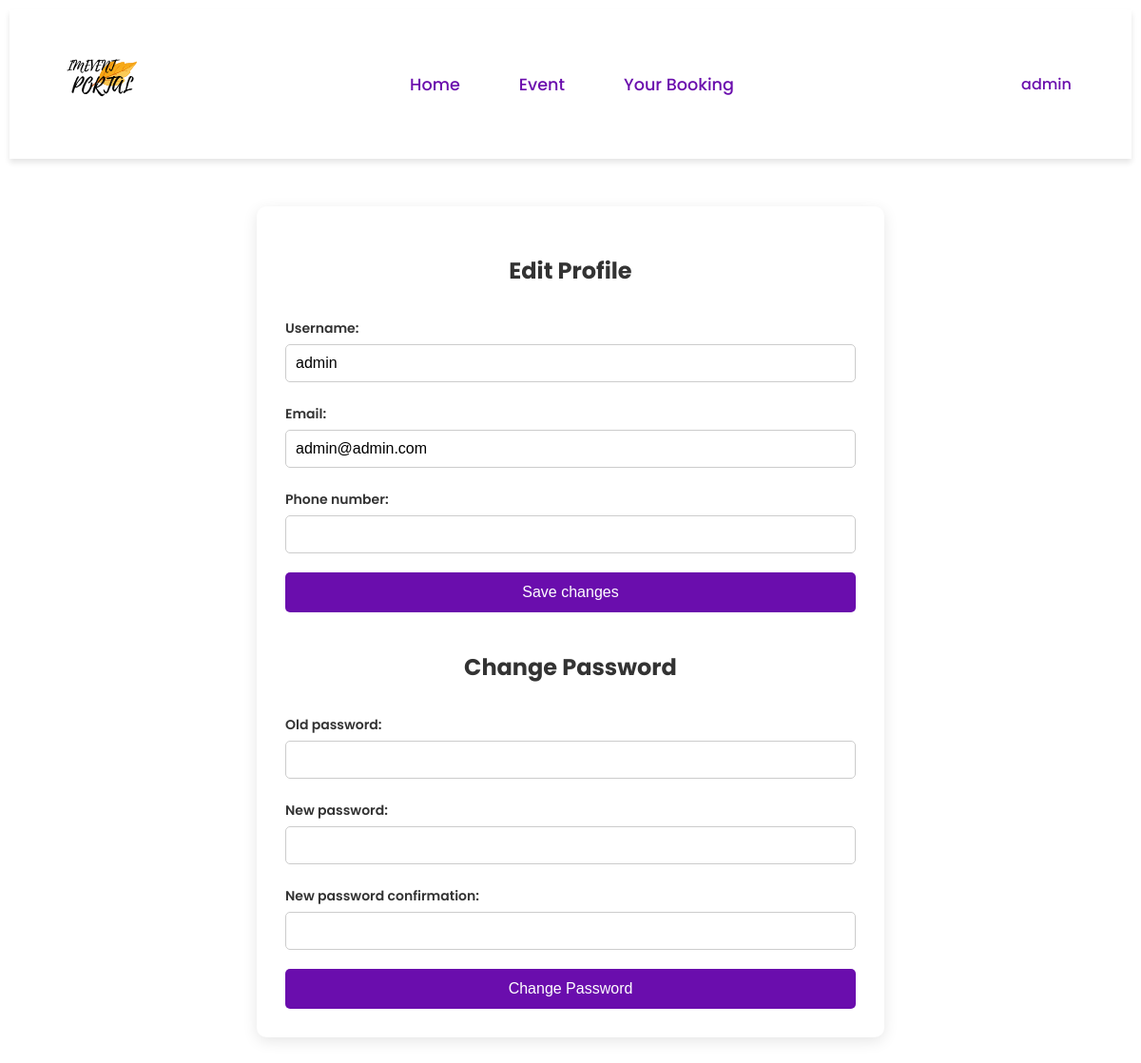
The page /editProfile/3 (signed in) on the database as committed earlier.
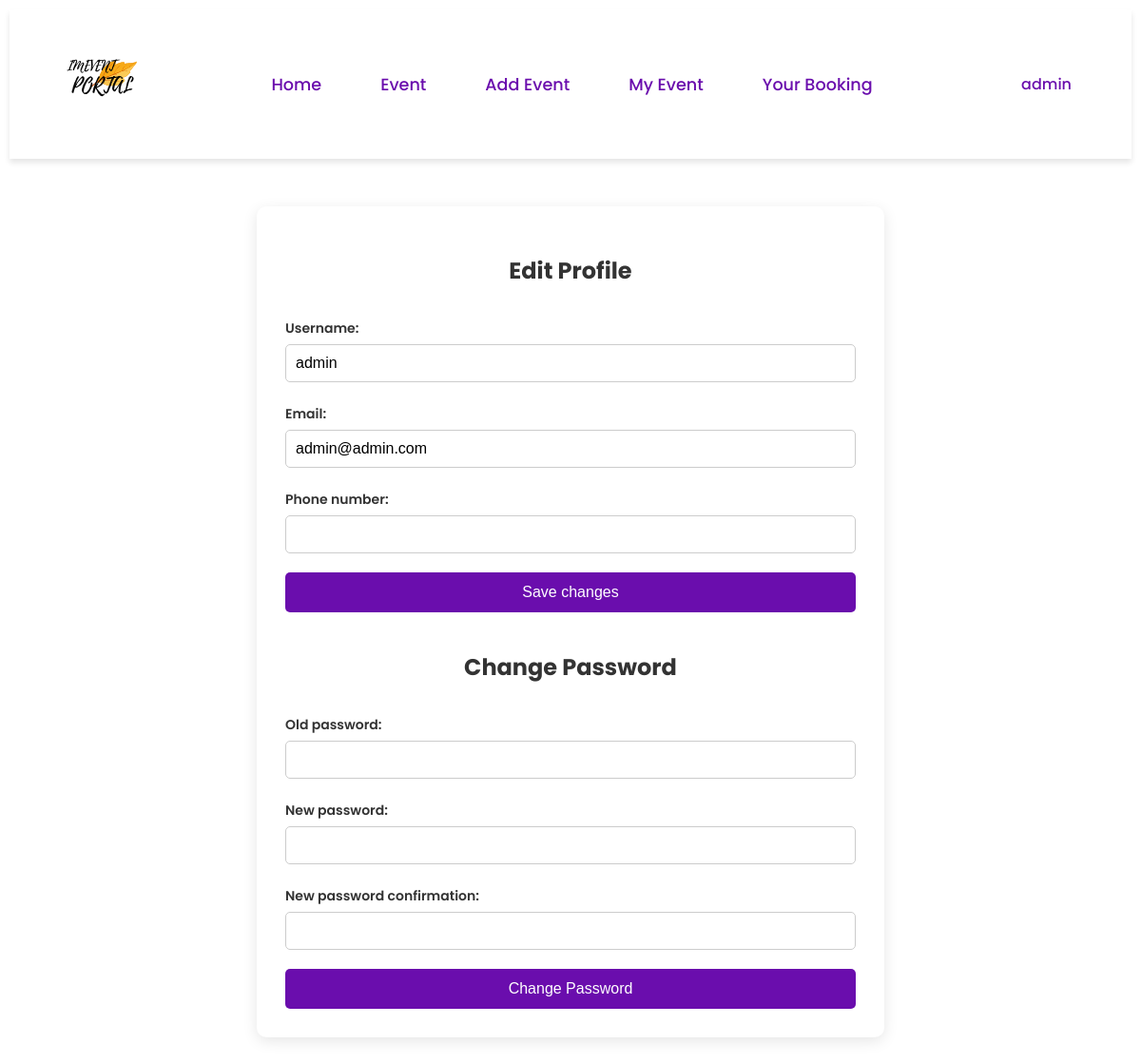
The same page on the database as committed later.
### Event/views.py (the view, shortened to what this page needs)
# urls.py: path('editProfile/<int:user_id>', views.edit_profile, name='edit_profile'),
def edit_profile(request, user_id):
    profile = CustomUserChangeForm(instance=request.user)
    password = CustomPasswordChangeForm(user=request.user)
    if request.method == 'GET':
        return render(request, 'editprofile.html', {"user": profile, "password": password})
    return render(request, 'editprofile.html', {"user": profile, "password": password})

### Event/forms.py (shortened to what this page needs)
class CustomUserChangeForm(UserChangeForm):
    class Meta:
        model = CustomUser
        fields = ("username", "email", "phone_number")
    def __init__(self, *args, **kwargs):
        super(CustomUserChangeForm, self).__init__(*args, **kwargs)
        self.fields['phone_number'].widget.attrs.update({'class': 'form-control'})
        if 'password' in self.fields:
            self.fields.pop('password')

class CustomPasswordChangeForm(PasswordChangeForm):
    error_messages = {
        'password_incorrect': "Your old password was entered incorrectly. Please enter it again.",
        'password_mismatch': "The two password fields didn't match.",
        'password_too_short': "The new password must contain at least 8 characters.",
        'password_common': "The new password is too common. Please choose a different password.",
        'password_entirely_numeric': "The new password cannot be entirely numeric."
    }

### Event/templates/editprofile.html (shortened to what this page needs)
{% extends 'base.html' %}
{% load static %}
{% block extra_head %}
    <link rel="stylesheet" href="{% static 'css/editprofile.css' %}">
{% endblock %}
{% block content %}
    <div class="form-container" id="profile-section">
        <h2>Edit Profile</h2>
        <form method="post" class="profile-form" name="save_profile" >
            <div class="form-group">
                {{ user.username.label_tag }} {{ user.username }}
            </div>
            <div class="form-group">
                {{ user.email.label_tag }} {{ user.email }}
            </div>
            <div class="form-group">
                {{ user.phone_number.label_tag }} {{ user.phone_number }}
            </div>
            <button type="submit" class="btn btn-primary" name="save_profile">Save changes</button>
        </form>
        <h2 class="mt-5">Change Password</h2>
        <form method="post" class="password-form" name="change_password">
            <div class="form-group">
                {{ password.old_password.label_tag }} {{ password.old_password }}
            </div>
            <div class="form-group">
                {{ password.new_password1.label_tag }} {{ password.new_password1 }}
            </div>
            <div class="form-group">
                {{ password.new_password2.label_tag }} {{ password.new_password2 }}
            </div>
            <button type="submit" name="change_password" class="btn btn-primary">Change Password</button>
        </form>
    </div>
{% endblock %}

### Event/templates/base.html (shortened to what this page needs)
{% load static %}
<!doctype html>
<html lang="en">
<head>
    <link rel="stylesheet" href="https://cdnjs.cloudflare.com/ajax/libs/font-awesome/6.0.0-beta3/css/all.min.css">
    {% block extra_head %}
    {% endblock %}
</head>
<body>
    <nav class="nav">
        <div class="container">
            <div class="nav-content">
                <div class="logo">
                    <img src="{% static 'image/IMEVENT.svg' %}" alt="Logo">
                </div>
                <div class="nav-links">
                    <a href="{% url 'index' %}" class="{% if request.path == '/' %}active{% endif %}">Home</a>
                    <a href="{% url 'event' %}" class="{% if request.path == '/event/' %}active{% endif %}">Event</a>
                    {% if request.user.user_type == 'Mpp' or request.user.user_type == 'Admin' %}
                        <a href="{% url 'createEvent' %}" class="add-event {% if request.path == '/createEvent/' %}active{% endif %}">Add Event</a>
                        <a href="{% url 'myevent' %}" class="add-event {% if request.path == '/myevent/' %}active{% endif %}">My Event</a>
                    {% endif %}
                    <a href="{% url 'yourbooking' %}" class="{% if request.path == '/yourbooking/' %}active{% endif %}">Your Booking</a>
                </div>
                <div class="nav-actions">
                    {% if request.user.is_authenticated %}
                        <div class="dropdown">
                            <a href="javascript:void(0)">{{ request.user.username }}</a>
                        </div>
                    {% else %}
                        <a href="{% url 'login' %}">Log In</a>
                        <a href="{% url 'register' %}">Register</a>
                    {% endif %}
                </div>
            </div>
        </div>
    </nav>
    {% block content %}
    {% endblock %}
</body>
</html>

Rows that differ between the two databases and show on the page:
changed CustomUser "admin": user_type "student" → "Admin" (drawn)
Other text that changed with them:
text now shown: "Add Event My Event"
